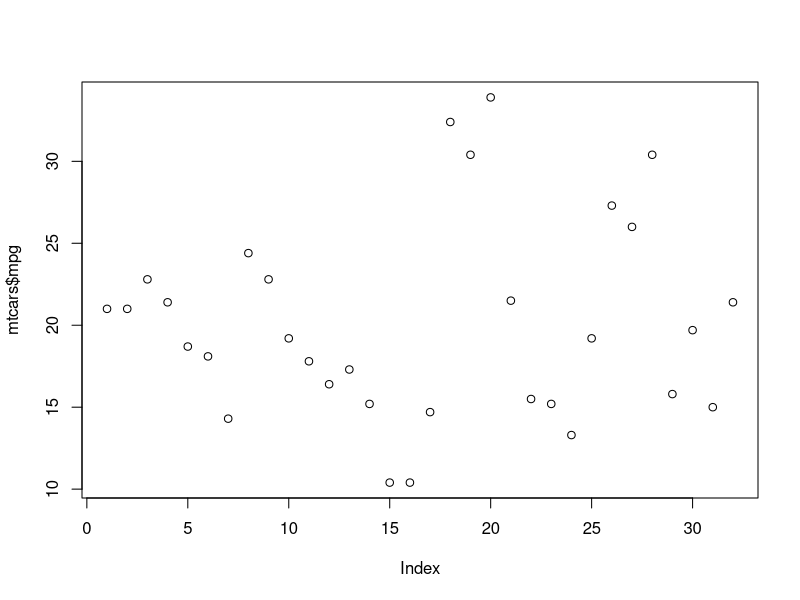

Reproduce this figure in R.
## ---- chunk 1
data(mtcars)
plot(mtcars$mpg)

for (i in c(1:10)){
  print(rnorm(10))
}
